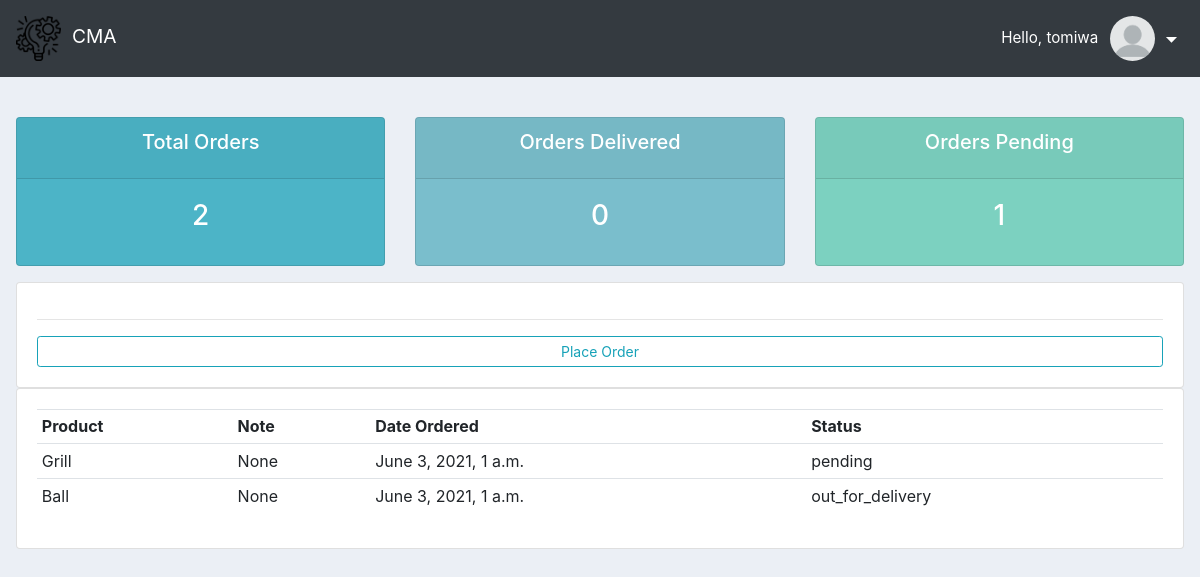
Screenshot of /user/ (signed in) with the database file from the repository.
### accounts/models.py (models this page shows, shortened)
class Customer(models.Model):
    user = models.OneToOneField(
        User, null=True, blank=True, on_delete=models.CASCADE
    )
    name = models.CharField(max_length=200, null=True)
    phone = models.CharField(max_length=15, null=True)
    email = models.CharField(max_length=200, null=True)
    profile_pic = models.ImageField(default='profile.png', null=True, blank=True)
    date_created = models.DateTimeField(auto_now_add=True, null=True)

class Order(models.Model):
    class STATUS(models.TextChoices):
        PENDING = 'pending', _('Pending')
        OUT_FOR_DELIVERY = 'out_for_delivery', _('Out for delivery')
        DELIVERED = 'delivered', _('Delivered')
    customer = models.ForeignKey(
        Customer, null=True, on_delete=models.SET_NULL
    )
    product = models.ForeignKey(Product, null=True, on_delete=models.SET_NULL)
    date_created = models.DateTimeField(auto_now_add=True, null=True)
    status = models.CharField(max_length=200, null=True, choices=STATUS.choices,
        default=STATUS.PENDING
    )
    note = models.CharField(max_length=1000, null=True)

class Product(models.Model):
    CATEGORY = (
        ('indoor', 'Indoor'),
        ('outdoor', 'Out Door')
    )
    name = models.CharField(max_length=200, null=True)
    price = models.FloatField(null=True)
    category = models.CharField(max_length=200, null=True, choices=CATEGORY)
    description = models.CharField(max_length=200, null=True, blank=True)
    date_created = models.DateTimeField(auto_now_add=True, null=True)
    tags = models.ManyToManyField(Tag)
    def __str__(self):
        return self.name

### accounts/decorators.py (the view)
		def wrapper_func(request, *args, **kwargs):
			group = None
			if request.user.groups.exists():
				group = request.user.groups.all()[0].name
			if group in allowed_roles:
				return view_func(request, *args, **kwargs)
			else:
				return HttpResponse('You are not authorized to view this page')

### accounts/views.py (called while the page is built)
@login_required(login_url='login')
@allowed_users(allowed_roles=['customer'])
def userPage(request):
    customer = request.user.customer
    orders = request.user.customer.order_set.all()
    total_orders = orders.count()
    delivered = orders.filter(status='Delivered').count()
    pending = orders.filter(status='pending').count()
    context = {'orders': orders, 'total_orders': total_orders,
               'delivered': delivered, 'pending': pending, 'customer':customer}
    return render(request, 'accounts/user.html', context)

### accounts/templates/accounts/user.html
{% extends 'accounts/main.html' %}
{% block content %}
{% include 'accounts/status.html' %}
<div class="row">
	<div class="col-md">
		<div class="card card-body">
			<hr>
			<a class="btn btn-outline-info  btn-sm btn-block" href="{% url 'create_order' customer.id %}">Place
				Order</a>
		</div>
	</div>
</div>
<div class="row">
	<div class="col-md">
		<div class="card card-body table_wrap">
			<table class="table table-sm">
				<tr>
					<th>Product</th>
					<th>Note</th>
					<th>Date Ordered</th>
					<th>Status</th>
				</tr>
				{% for order in orders %}
				<tr>
					<td>{{ order.product }}</td>
					<td>{{ order.note }}</td>
					<td>{{ order.date_created }}</td>
					<td>{{ order.status }}</td>
				</tr>
				{% endfor %}
			</table>
		</div>
	</div>
</div>
{% endblock %}

### accounts/templates/accounts/navbar.html (shortened to what this page needs)
{% load static %}
<nav class="navBar bg-dark">
  <div class="right-wrap">
    <img class="logo" src="{% static 'images/logo.png' %}" />
    <span style="margin-left: 0.4rem; color: white; font-size: 1.2rem"
      >CMA</span
    >
  </div>
  <div class="left-wrap">
    <span style="font-size: 0.95rem; margin-right: 0.7rem" class="hello-msg"
      >Hello, {{ request.user }}</span
    >
    <div class="profile">
     <div class="img">
      <img
      class="profile-pic"
      src="{{ request.user.customer.profile_pic.url }}"
    />
    <svg
      xmlns="http://www.w3.org/2000/svg"
      width="25px"
      height="25px"
      fill="white"
      viewBox="0 0 18 18"
    >
      <path d="M5 8l4 4 4-4z" />
    </svg>
     </div>
    </div>
  </div>
</nav>

### static/css/main.css (style rules this page uses)
body { background-color: #ebeff5; }
:root { scroll-behavior: smooth; }
.profile-pic { margin: 0 auto; width: 170px; height: 170px; max-width: 100% !important; border-radius: 50%; }
.table_wrap { overflow-x: auto; }
.table_wrap .table { min-width: 600px; }
.profile svg { transition: transform 0.3s; }
nav { display: flex; padding: 1rem; align-items: center; justify-content: space-between; }
.profile { position: relative; display: flex; justify-content: space-between; align-items: center; }
.profile .img { cursor: pointer; }
.profile .profile-pic, .logo { width: 45px; height: 45px; }
.left-wrap { display: flex; justify-content: space-between; align-items: center; }

### accounts/templates/accounts/navbar.html (style rules this page uses)
.hello-msg { font-size: 18px; color: #fff; margin-right: 20px; }

### rows the page displays
Order: product "Grill", note "None", date_created "June 3, 2021, 1 a.m.", status "pending"
Order: product "Ball", note "None", date_created "June 3, 2021, 1 a.m.", status "out_for_delivery"

### other values shown
{{ request.user }} "tomiwa"
{{ total_orders }} "2"
{{ delivered }} "0"
{{ pending }} "1"
